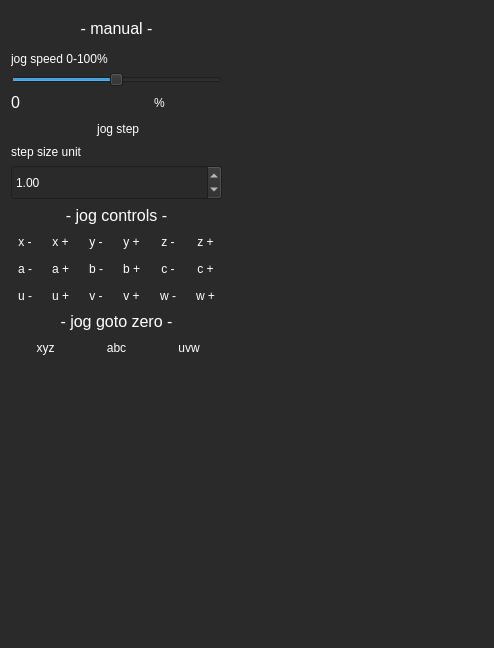
<?xml version="1.0" encoding="UTF-8"?>
<ui version="4.0">
 <class>form_jog</class>
 <widget class="QDialog" name="form_jog">
  <property name="geometry">
   <rect>
    <x>0</x>
    <y>0</y>
    <width>494</width>
    <height>648</height>
   </rect>
  </property>
  <property name="windowTitle">
   <string>Dialog</string>
  </property>
  <property name="styleSheet">
   <string notr="true">background-color: rgb(42, 42, 42);
color: rgb(255, 255, 255);</string>
  </property>
  <layout class="QGridLayout" name="gridLayout_2">
   <item row="0" column="0">
    <layout class="QGridLayout" name="gridLayout_jog_settings">
     <item row="3" column="0" colspan="2">
      <widget class="QLabel" name="label_jog_velocity_procent">
       <property name="font">
        <font>
         <pointsize>12</pointsize>
        </font>
       </property>
       <property name="text">
        <string>0</string>
       </property>
      </widget>
     </item>
     <item row="3" column="2">
      <widget class="QLabel" name="label_3">
       <property name="text">
        <string>%</string>
       </property>
      </widget>
     </item>
     <item row="4" column="0" colspan="3">
      <widget class="QToolButton" name="toolButton_jog_step">
       <property name="sizePolicy">
        <sizepolicy hsizetype="Preferred" vsizetype="Fixed">
         <horstretch>0</horstretch>
         <verstretch>0</verstretch>
        </sizepolicy>
       </property>
       <property name="text">
        <string> jog step</string>
       </property>
       <property name="icon">
        <iconset resource="icons.qrc">
         <normaloff>:/pictures/btn_25_25.png</normaloff>
         <normalon>:/pictures/btn_25_25_in_green.png</normalon>:/pictures/btn_25_25.png</iconset>
       </property>
       <property name="iconSize">
        <size>
         <width>35</width>
         <height>35</height>
        </size>
       </property>
       <property name="checkable">
        <bool>true</bool>
       </property>
       <property name="toolButtonStyle">
        <enum>Qt::ToolButtonTextBesideIcon</enum>
       </property>
       <property name="autoRaise">
        <bool>true</bool>
       </property>
      </widget>
     </item>
     <item row="5" column="0" colspan="3">
      <widget class="QLabel" name="label">
       <property name="text">
        <string>step size unit</string>
       </property>
      </widget>
     </item>
     <item row="6" column="0" colspan="3">
      <widget class="QDoubleSpinBox" name="doubleSpinBox_stepsize">
       <property name="minimumSize">
        <size>
         <width>0</width>
         <height>35</height>
        </size>
       </property>
       <property name="maximum">
        <double>10000.000000000000000</double>
       </property>
       <property name="singleStep">
        <double>0.100000000000000</double>
       </property>
       <property name="value">
        <double>1.000000000000000</double>
       </property>
      </widget>
     </item>
     <item row="1" column="0" colspan="3">
      <widget class="QLabel" name="label_2">
       <property name="text">
        <string>jog speed 0-100%</string>
       </property>
      </widget>
     </item>
     <item row="0" column="0" colspan="3">
      <widget class="QLabel" name="label_4">
       <property name="minimumSize">
        <size>
         <width>0</width>
         <height>35</height>
        </size>
       </property>
       <property name="font">
        <font>
         <pointsize>12</pointsize>
        </font>
       </property>
       <property name="text">
        <string>- manual -</string>
       </property>
       <property name="alignment">
        <set>Qt::AlignCenter</set>
       </property>
      </widget>
     </item>
     <item row="2" column="0" colspan="3">
      <widget class="QSlider" name="horizontalSlider_jog_velocity_procent">
       <property name="maximum">
        <number>100</number>
       </property>
       <property name="value">
        <number>50</number>
       </property>
       <property name="orientation">
        <enum>Qt::Horizontal</enum>
       </property>
      </widget>
     </item>
    </layout>
   </item>
   <item row="1" column="0">
    <layout class="QGridLayout" name="gridLayout_jog_buttons_xyz">
     <item row="2" column="1">
      <widget class="QToolButton" name="toolButton_jog_a_plus">
       <property name="sizePolicy">
        <sizepolicy hsizetype="Preferred" vsizetype="Fixed">
         <horstretch>0</horstretch>
         <verstretch>0</verstretch>
        </sizepolicy>
       </property>
       <property name="autoFillBackground">
        <bool>false</bool>
       </property>
       <property name="styleSheet">
        <string notr="true">color: rgb(255, 255, 255);</string>
       </property>
       <property name="text">
        <string>a +</string>
       </property>
       <property name="icon">
        <iconset resource="icons.qrc">
         <normaloff>:/pictures/btn_25_25.png</normaloff>
         <normalon>:/pictures/btn_25_25_in_green.png</normalon>:/pictures/btn_25_25.png</iconset>
       </property>
       <property name="iconSize">
        <size>
         <width>35</width>
         <height>35</height>
        </size>
       </property>
       <property name="checkable">
        <bool>false</bool>
       </property>
       <property name="toolButtonStyle">
        <enum>Qt::ToolButtonTextUnderIcon</enum>
       </property>
       <property name="autoRaise">
        <bool>true</bool>
       </property>
      </widget>
     </item>
     <item row="3" column="0">
      <widget class="QToolButton" name="toolButton_jog_u_min">
       <property name="sizePolicy">
        <sizepolicy hsizetype="Preferred" vsizetype="Fixed">
         <horstretch>0</horstretch>
         <verstretch>0</verstretch>
        </sizepolicy>
       </property>
       <property name="autoFillBackground">
        <bool>false</bool>
       </property>
       <property name="styleSheet">
        <string notr="true">color: rgb(255, 255, 255);</string>
       </property>
       <property name="text">
        <string>u -</string>
       </property>
       <property name="icon">
        <iconset resource="icons.qrc">
         <normaloff>:/pictures/btn_25_25.png</normaloff>
         <normalon>:/pictures/btn_25_25_in_green.png</normalon>:/pictures/btn_25_25.png</iconset>
       </property>
       <property name="iconSize">
        <size>
         <width>35</width>
         <height>35</height>
        </size>
       </property>
       <property name="checkable">
        <bool>false</bool>
       </property>
       <property name="toolButtonStyle">
        <enum>Qt::ToolButtonTextUnderIcon</enum>
       </property>
       <property name="autoRaise">
        <bool>true</bool>
       </property>
      </widget>
     </item>
     <item row="2" column="4">
      <widget class="QToolButton" name="toolButton_jog_c_min">
       <property name="sizePolicy">
        <sizepolicy hsizetype="Preferred" vsizetype="Fixed">
         <horstretch>0</horstretch>
         <verstretch>0</verstretch>
        </sizepolicy>
       </property>
       <property name="autoFillBackground">
        <bool>false</bool>
       </property>
       <property name="styleSheet">
        <string notr="true">color: rgb(255, 255, 255);</string>
       </property>
       <property name="text">
        <string>c -</string>
       </property>
       <property name="icon">
        <iconset resource="icons.qrc">
         <normaloff>:/pictures/btn_25_25.png</normaloff>
         <normalon>:/pictures/btn_25_25_in_green.png</normalon>:/pictures/btn_25_25.png</iconset>
       </property>
       <property name="iconSize">
        <size>
         <width>35</width>
         <height>35</height>
        </size>
       </property>
       <property name="checkable">
        <bool>false</bool>
       </property>
       <property name="toolButtonStyle">
        <enum>Qt::ToolButtonTextUnderIcon</enum>
       </property>
       <property name="autoRaise">
        <bool>true</bool>
       </property>
      </widget>
     </item>
     <item row="1" column="5">
      <widget class="QToolButton" name="toolButton_jog_z_plus">
       <property name="sizePolicy">
        <sizepolicy hsizetype="Preferred" vsizetype="Fixed">
         <horstretch>0</horstretch>
         <verstretch>0</verstretch>
        </sizepolicy>
       </property>
       <property name="autoFillBackground">
        <bool>false</bool>
       </property>
       <property name="styleSheet">
        <string notr="true">color: rgb(255, 255, 255);</string>
       </property>
       <property name="text">
        <string>z +</string>
       </property>
       <property name="icon">
        <iconset resource="icons.qrc">
         <normaloff>:/pictures/btn_25_25.png</normaloff>
         <normalon>:/pictures/btn_25_25_in_green.png</normalon>:/pictures/btn_25_25.png</iconset>
       </property>
       <property name="iconSize">
        <size>
         <width>35</width>
         <height>35</height>
        </size>
       </property>
       <property name="checkable">
        <bool>false</bool>
       </property>
       <property name="toolButtonStyle">
        <enum>Qt::ToolButtonTextUnderIcon</enum>
       </property>
       <property name="autoRaise">
        <bool>true</bool>
       </property>
      </widget>
     </item>
     <item row="3" column="2">
      <widget class="QToolButton" name="toolButton_jog_v_min">
       <property name="sizePolicy">
        <sizepolicy hsizetype="Preferred" vsizetype="Fixed">
         <horstretch>0</horstretch>
         <verstretch>0</verstretch>
        </sizepolicy>
       </property>
       <property name="autoFillBackground">
        <bool>false</bool>
       </property>
       <property name="styleSheet">
        <string notr="true">color: rgb(255, 255, 255);</string>
       </property>
       <property name="text">
        <string>v -</string>
       </property>
       <property name="icon">
        <iconset resource="icons.qrc">
         <normaloff>:/pictures/btn_25_25.png</normaloff>
         <normalon>:/pictures/btn_25_25_in_green.png</normalon>:/pictures/btn_25_25.png</iconset>
       </property>
       <property name="iconSize">
        <size>
         <width>35</width>
         <height>35</height>
        </size>
       </property>
       <property name="checkable">
        <bool>false</bool>
       </property>
       <property name="toolButtonStyle">
        <enum>Qt::ToolButtonTextUnderIcon</enum>
       </property>
       <property name="autoRaise">
        <bool>true</bool>
       </property>
      </widget>
     </item>
     <item row="2" column="2">
      <widget class="QToolButton" name="toolButton_jog_b_min">
       <property name="sizePolicy">
        <sizepolicy hsizetype="Preferred" vsizetype="Fixed">
         <horstretch>0</horstretch>
         <verstretch>0</verstretch>
        </sizepolicy>
       </property>
       <property name="autoFillBackground">
        <bool>false</bool>
       </property>
       <property name="styleSheet">
        <string notr="true">color: rgb(255, 255, 255);</string>
       </property>
       <property name="text">
        <string>b -</string>
       </property>
       <property name="icon">
        <iconset resource="icons.qrc">
         <normaloff>:/pictures/btn_25_25.png</normaloff>
         <normalon>:/pictures/btn_25_25_in_green.png</normalon>:/pictures/btn_25_25.png</iconset>
       </property>
       <property name="iconSize">
        <size>
         <width>35</width>
         <height>35</height>
        </size>
       </property>
       <property name="checkable">
        <bool>false</bool>
       </property>
       <property name="toolButtonStyle">
        <enum>Qt::ToolButtonTextUnderIcon</enum>
       </property>
       <property name="autoRaise">
        <bool>true</bool>
       </property>
      </widget>
     </item>
     <item row="1" column="0">
      <widget class="QToolButton" name="toolButton_jog_x_min">
       <property name="sizePolicy">
        <sizepolicy hsizetype="Preferred" vsizetype="Fixed">
         <horstretch>0</horstretch>
         <verstretch>0</verstretch>
        </sizepolicy>
       </property>
       <property name="minimumSize">
        <size>
         <width>0</width>
         <height>0</height>
        </size>
       </property>
       <property name="autoFillBackground">
        <bool>false</bool>
       </property>
       <property name="styleSheet">
        <string notr="true">color: rgb(255, 255, 255);</string>
       </property>
       <property name="text">
        <string>x -</string>
       </property>
       <property name="icon">
        <iconset resource="icons.qrc">
         <normaloff>:/pictures/btn_25_25.png</normaloff>
         <normalon>:/pictures/btn_25_25_in_green.png</normalon>:/pictures/btn_25_25.png</iconset>
       </property>
       <property name="iconSize">
        <size>
         <width>35</width>
         <height>35</height>
        </size>
       </property>
       <property name="checkable">
        <bool>false</bool>
       </property>
       <property name="autoRepeatDelay">
        <number>300</number>
       </property>
       <property name="autoRepeatInterval">
        <number>100</number>
       </property>
       <property name="toolButtonStyle">
        <enum>Qt::ToolButtonTextUnderIcon</enum>
       </property>
       <property name="autoRaise">
        <bool>true</bool>
       </property>
      </widget>
     </item>
     <item row="1" column="3">
      <widget class="QToolButton" name="toolButton_jog_y_plus">
       <property name="sizePolicy">
        <sizepolicy hsizetype="Preferred" vsizetype="Fixed">
         <horstretch>0</horstretch>
         <verstretch>0</verstretch>
        </sizepolicy>
       </property>
       <property name="autoFillBackground">
        <bool>false</bool>
       </property>
       <property name="styleSheet">
        <string notr="true">color: rgb(255, 255, 255);</string>
       </property>
       <property name="text">
        <string>y +</string>
       </property>
       <property name="icon">
        <iconset resource="icons.qrc">
         <normaloff>:/pictures/btn_25_25.png</normaloff>
         <normalon>:/pictures/btn_25_25_in_green.png</normalon>:/pictures/btn_25_25.png</iconset>
       </property>
       <property name="iconSize">
        <size>
         <width>35</width>
         <height>35</height>
        </size>
       </property>
       <property name="checkable">
        <bool>false</bool>
       </property>
       <property name="toolButtonStyle">
        <enum>Qt::ToolButtonTextUnderIcon</enum>
       </property>
       <property name="autoRaise">
        <bool>true</bool>
       </property>
      </widget>
     </item>
     <item row="1" column="1">
      <widget class="QToolButton" name="toolButton_jog_x_plus">
       <property name="sizePolicy">
        <sizepolicy hsizetype="Preferred" vsizetype="Fixed">
         <horstretch>0</horstretch>
         <verstretch>0</verstretch>
        </sizepolicy>
       </property>
       <property name="autoFillBackground">
        <bool>false</bool>
       </property>
       <property name="styleSheet">
        <string notr="true">color: rgb(255, 255, 255);</string>
       </property>
       <property name="text">
        <string>x +</string>
       </property>
       <property name="icon">
        <iconset resource="icons.qrc">
         <normaloff>:/pictures/btn_25_25.png</normaloff>
         <normalon>:/pictures/btn_25_25_in_green.png</normalon>:/pictures/btn_25_25.png</iconset>
       </property>
       <property name="iconSize">
        <size>
         <width>35</width>
         <height>35</height>
        </size>
       </property>
       <property name="checkable">
        <bool>false</bool>
       </property>
       <property name="autoRepeatDelay">
        <number>300</number>
       </property>
       <property name="autoRepeatInterval">
        <number>100</number>
       </property>
       <property name="toolButtonStyle">
        <enum>Qt::ToolButtonTextUnderIcon</enum>
       </property>
       <property name="autoRaise">
        <bool>true</bool>
       </property>
      </widget>
     </item>
     <item row="2" column="3">
      <widget class="QToolButton" name="toolButton_jog_b_plus">
       <property name="sizePolicy">
        <sizepolicy hsizetype="Preferred" vsizetype="Fixed">
         <horstretch>0</horstretch>
         <verstretch>0</verstretch>
        </sizepolicy>
       </property>
       <property name="autoFillBackground">
        <bool>false</bool>
       </property>
       <property name="styleSheet">
        <string notr="true">color: rgb(255, 255, 255);</string>
       </property>
       <property name="text">
        <string>b +</string>
       </property>
       <property name="icon">
        <iconset resource="icons.qrc">
         <normaloff>:/pictures/btn_25_25.png</normaloff>
         <normalon>:/pictures/btn_25_25_in_green.png</normalon>:/pictures/btn_25_25.png</iconset>
       </property>
       <property name="iconSize">
        <size>
         <width>35</width>
         <height>35</height>
        </size>
       </property>
       <property name="checkable">
        <bool>false</bool>
       </property>
       <property name="toolButtonStyle">
        <enum>Qt::ToolButtonTextUnderIcon</enum>
       </property>
       <property name="autoRaise">
        <bool>true</bool>
       </property>
      </widget>
     </item>
     <item row="3" column="3">
      <widget class="QToolButton" name="toolButton_jog_v_plus">
       <property name="sizePolicy">
        <sizepolicy hsizetype="Preferred" vsizetype="Fixed">
         <horstretch>0</horstretch>
         <verstretch>0</verstretch>
        </sizepolicy>
       </property>
       <property name="autoFillBackground">
        <bool>false</bool>
       </property>
       <property name="styleSheet">
        <string notr="true">color: rgb(255, 255, 255);</string>
       </property>
       <property name="text">
        <string>v +</string>
       </property>
       <property name="icon">
        <iconset resource="icons.qrc">
         <normaloff>:/pictures/btn_25_25.png</normaloff>
         <normalon>:/pictures/btn_25_25_in_green.png</normalon>:/pictures/btn_25_25.png</iconset>
       </property>
       <property name="iconSize">
        <size>
         <width>35</width>
         <height>35</height>
        </size>
       </property>
       <property name="checkable">
        <bool>false</bool>
       </property>
       <property name="toolButtonStyle">
        <enum>Qt::ToolButtonTextUnderIcon</enum>
       </property>
       <property name="autoRaise">
        <bool>true</bool>
       </property>
      </widget>
     </item>
     <item row="1" column="4">
      <widget class="QToolButton" name="toolButton_jog_z_min">
       <property name="sizePolicy">
        <sizepolicy hsizetype="Preferred" vsizetype="Fixed">
         <horstretch>0</horstretch>
         <verstretch>0</verstretch>
        </sizepolicy>
       </property>
       <property name="minimumSize">
        <size>
         <width>0</width>
         <height>0</height>
        </size>
       </property>
       <property name="autoFillBackground">
        <bool>false</bool>
       </property>
       <property name="styleSheet">
        <string notr="true">color: rgb(255, 255, 255);</string>
       </property>
       <property name="text">
        <string>z -</string>
       </property>
       <property name="icon">
        <iconset resource="icons.qrc">
         <normaloff>:/pictures/btn_25_25.png</normaloff>
         <normalon>:/pictures/btn_25_25_in_green.png</normalon>:/pictures/btn_25_25.png</iconset>
       </property>
       <property name="iconSize">
        <size>
         <width>35</width>
         <height>35</height>
        </size>
       </property>
       <property name="checkable">
        <bool>false</bool>
       </property>
       <property name="toolButtonStyle">
        <enum>Qt::ToolButtonTextUnderIcon</enum>
       </property>
       <property name="autoRaise">
        <bool>true</bool>
       </property>
      </widget>
     </item>
     <item row="3" column="5">
      <widget class="QToolButton" name="toolButton_jog_w_plus">
       <property name="sizePolicy">
        <sizepolicy hsizetype="Preferred" vsizetype="Fixed">
         <horstretch>0</horstretch>
         <verstretch>0</verstretch>
        </sizepolicy>
       </property>
       <property name="autoFillBackground">
        <bool>false</bool>
       </property>
       <property name="styleSheet">
        <string notr="true">color: rgb(255, 255, 255);</string>
       </property>
       <property name="text">
        <string>w +</string>
       </property>
       <property name="icon">
        <iconset resource="icons.qrc">
         <normaloff>:/pictures/btn_25_25.png</normaloff>
         <normalon>:/pictures/btn_25_25_in_green.png</normalon>:/pictures/btn_25_25.png</iconset>
       </property>
       <property name="iconSize">
        <size>
         <width>35</width>
         <height>35</height>
        </size>
       </property>
       <property name="checkable">
        <bool>false</bool>
       </property>
       <property name="toolButtonStyle">
        <enum>Qt::ToolButtonTextUnderIcon</enum>
       </property>
       <property name="autoRaise">
        <bool>true</bool>
       </property>
      </widget>
     </item>
     <item row="2" column="0">
      <widget class="QToolButton" name="toolButton_jog_a_min">
       <property name="sizePolicy">
        <sizepolicy hsizetype="Preferred" vsizetype="Fixed">
         <horstretch>0</horstretch>
         <verstretch>0</verstretch>
        </sizepolicy>
       </property>
       <property name="autoFillBackground">
        <bool>false</bool>
       </property>
       <property name="styleSheet">
        <string notr="true">color: rgb(255, 255, 255);</string>
       </property>
       <property name="text">
        <string>a -</string>
       </property>
       <property name="icon">
        <iconset resource="icons.qrc">
         <normaloff>:/pictures/btn_25_25.png</normaloff>
         <normalon>:/pictures/btn_25_25_in_green.png</normalon>:/pictures/btn_25_25.png</iconset>
       </property>
       <property name="iconSize">
        <size>
         <width>35</width>
         <height>35</height>
        </size>
       </property>
       <property name="checkable">
        <bool>false</bool>
       </property>
       <property name="toolButtonStyle">
        <enum>Qt::ToolButtonTextUnderIcon</enum>
       </property>
       <property name="autoRaise">
        <bool>true</bool>
       </property>
      </widget>
     </item>
     <item row="3" column="1">
      <widget class="QToolButton" name="toolButton_jog_u_plus">
       <property name="sizePolicy">
        <sizepolicy hsizetype="Preferred" vsizetype="Fixed">
         <horstretch>0</horstretch>
         <verstretch>0</verstretch>
        </sizepolicy>
       </property>
       <property name="autoFillBackground">
        <bool>false</bool>
       </property>
       <property name="styleSheet">
        <string notr="true">color: rgb(255, 255, 255);</string>
       </property>
       <property name="text">
        <string>u +</string>
       </property>
       <property name="icon">
        <iconset resource="icons.qrc">
         <normaloff>:/pictures/btn_25_25.png</normaloff>
         <normalon>:/pictures/btn_25_25_in_green.png</normalon>:/pictures/btn_25_25.png</iconset>
       </property>
       <property name="iconSize">
        <size>
         <width>35</width>
         <height>35</height>
        </size>
       </property>
       <property name="checkable">
        <bool>false</bool>
       </property>
       <property name="toolButtonStyle">
        <enum>Qt::ToolButtonTextUnderIcon</enum>
       </property>
       <property name="autoRaise">
        <bool>true</bool>
       </property>
      </widget>
     </item>
     <item row="3" column="4">
      <widget class="QToolButton" name="toolButton_jog_w_min">
       <property name="sizePolicy">
        <sizepolicy hsizetype="Preferred" vsizetype="Fixed">
         <horstretch>0</horstretch>
         <verstretch>0</verstretch>
        </sizepolicy>
       </property>
       <property name="autoFillBackground">
        <bool>false</bool>
       </property>
       <property name="styleSheet">
        <string notr="true">color: rgb(255, 255, 255);</string>
       </property>
       <property name="text">
        <string>w -</string>
       </property>
       <property name="icon">
        <iconset resource="icons.qrc">
         <normaloff>:/pictures/btn_25_25.png</normaloff>
         <normalon>:/pictures/btn_25_25_in_green.png</normalon>:/pictures/btn_25_25.png</iconset>
       </property>
       <property name="iconSize">
        <size>
         <width>35</width>
         <height>35</height>
        </size>
       </property>
       <property name="checkable">
        <bool>false</bool>
       </property>
       <property name="toolButtonStyle">
        <enum>Qt::ToolButtonTextUnderIcon</enum>
       </property>
       <property name="autoRaise">
        <bool>true</bool>
       </property>
      </widget>
     </item>
     <item row="2" column="5">
      <widget class="QToolButton" name="toolButton_jog_c_plus">
       <property name="sizePolicy">
        <sizepolicy hsizetype="Preferred" vsizetype="Fixed">
         <horstretch>0</horstretch>
         <verstretch>0</verstretch>
        </sizepolicy>
       </property>
       <property name="autoFillBackground">
        <bool>false</bool>
       </property>
       <property name="styleSheet">
        <string notr="true">color: rgb(255, 255, 255);</string>
       </property>
       <property name="text">
        <string>c +</string>
       </property>
       <property name="icon">
        <iconset resource="icons.qrc">
         <normaloff>:/pictures/btn_25_25.png</normaloff>
         <normalon>:/pictures/btn_25_25_in_green.png</normalon>:/pictures/btn_25_25.png</iconset>
       </property>
       <property name="iconSize">
        <size>
         <width>35</width>
         <height>35</height>
        </size>
       </property>
       <property name="checkable">
        <bool>false</bool>
       </property>
       <property name="toolButtonStyle">
        <enum>Qt::ToolButtonTextUnderIcon</enum>
       </property>
       <property name="autoRaise">
        <bool>true</bool>
       </property>
      </widget>
     </item>
     <item row="1" column="2">
      <widget class="QToolButton" name="toolButton_jog_y_min">
       <property name="sizePolicy">
        <sizepolicy hsizetype="Preferred" vsizetype="Fixed">
         <horstretch>0</horstretch>
         <verstretch>0</verstretch>
        </sizepolicy>
       </property>
       <property name="minimumSize">
        <size>
         <width>0</width>
         <height>0</height>
        </size>
       </property>
       <property name="autoFillBackground">
        <bool>false</bool>
       </property>
       <property name="styleSheet">
        <string notr="true">color: rgb(255, 255, 255);</string>
       </property>
       <property name="text">
        <string>y -</string>
       </property>
       <property name="icon">
        <iconset resource="icons.qrc">
         <normaloff>:/pictures/btn_25_25.png</normaloff>
         <normalon>:/pictures/btn_25_25_in_green.png</normalon>:/pictures/btn_25_25.png</iconset>
       </property>
       <property name="iconSize">
        <size>
         <width>35</width>
         <height>35</height>
        </size>
       </property>
       <property name="checkable">
        <bool>false</bool>
       </property>
       <property name="toolButtonStyle">
        <enum>Qt::ToolButtonTextUnderIcon</enum>
       </property>
       <property name="autoRaise">
        <bool>true</bool>
       </property>
      </widget>
     </item>
     <item row="0" column="0" colspan="6">
      <widget class="QLabel" name="label_5">
       <property name="font">
        <font>
         <pointsize>12</pointsize>
        </font>
       </property>
       <property name="text">
        <string>- jog controls -</string>
       </property>
       <property name="alignment">
        <set>Qt::AlignCenter</set>
       </property>
      </widget>
     </item>
    </layout>
   </item>
   <item row="1" column="1">
    <spacer name="horizontalSpacer">
     <property name="orientation">
      <enum>Qt::Horizontal</enum>
     </property>
     <property name="sizeHint" stdset="0">
      <size>
       <width>40</width>
       <height>20</height>
      </size>
     </property>
    </spacer>
   </item>
   <item row="2" column="0">
    <layout class="QGridLayout" name="gridLayout">
     <item row="0" column="0" colspan="3">
      <widget class="QLabel" name="label_6">
       <property name="font">
        <font>
         <pointsize>12</pointsize>
        </font>
       </property>
       <property name="text">
        <string>- jog goto zero -</string>
       </property>
       <property name="alignment">
        <set>Qt::AlignCenter</set>
       </property>
      </widget>
     </item>
     <item row="1" column="0">
      <widget class="QToolButton" name="toolButton_jog_goto_zero_xyz">
       <property name="sizePolicy">
        <sizepolicy hsizetype="Preferred" vsizetype="Fixed">
         <horstretch>0</horstretch>
         <verstretch>0</verstretch>
        </sizepolicy>
       </property>
       <property name="autoFillBackground">
        <bool>false</bool>
       </property>
       <property name="styleSheet">
        <string notr="true">color: rgb(255, 255, 255);</string>
       </property>
       <property name="text">
        <string> xyz</string>
       </property>
       <property name="icon">
        <iconset resource="icons.qrc">
         <normaloff>:/pictures/btn_25_25.png</normaloff>
         <normalon>:/pictures/btn_25_25_in_green.png</normalon>:/pictures/btn_25_25.png</iconset>
       </property>
       <property name="iconSize">
        <size>
         <width>35</width>
         <height>35</height>
        </size>
       </property>
       <property name="checkable">
        <bool>false</bool>
       </property>
       <property name="autoRepeatDelay">
        <number>0</number>
       </property>
       <property name="autoRepeatInterval">
        <number>0</number>
       </property>
       <property name="toolButtonStyle">
        <enum>Qt::ToolButtonTextUnderIcon</enum>
       </property>
       <property name="autoRaise">
        <bool>true</bool>
       </property>
      </widget>
     </item>
     <item row="1" column="1">
      <widget class="QToolButton" name="toolButton_jog_goto_zero_abc">
       <property name="sizePolicy">
        <sizepolicy hsizetype="Preferred" vsizetype="Fixed">
         <horstretch>0</horstretch>
         <verstretch>0</verstretch>
        </sizepolicy>
       </property>
       <property name="autoFillBackground">
        <bool>false</bool>
       </property>
       <property name="styleSheet">
        <string notr="true">color: rgb(255, 255, 255);</string>
       </property>
       <property name="text">
        <string>abc</string>
       </property>
       <property name="icon">
        <iconset resource="icons.qrc">
         <normaloff>:/pictures/btn_25_25.png</normaloff>
         <normalon>:/pictures/btn_25_25_in_green.png</normalon>:/pictures/btn_25_25.png</iconset>
       </property>
       <property name="iconSize">
        <size>
         <width>35</width>
         <height>35</height>
        </size>
       </property>
       <property name="checkable">
        <bool>false</bool>
       </property>
       <property name="autoRepeatDelay">
        <number>0</number>
       </property>
       <property name="autoRepeatInterval">
        <number>0</number>
       </property>
       <property name="toolButtonStyle">
        <enum>Qt::ToolButtonTextUnderIcon</enum>
       </property>
       <property name="autoRaise">
        <bool>true</bool>
       </property>
      </widget>
     </item>
     <item row="1" column="2">
      <widget class="QToolButton" name="toolButton_jog_goto_zero_uvw">
       <property name="sizePolicy">
        <sizepolicy hsizetype="Preferred" vsizetype="Fixed">
         <horstretch>0</horstretch>
         <verstretch>0</verstretch>
        </sizepolicy>
       </property>
       <property name="autoFillBackground">
        <bool>false</bool>
       </property>
       <property name="styleSheet">
        <string notr="true">color: rgb(255, 255, 255);</string>
       </property>
       <property name="text">
        <string>uvw</string>
       </property>
       <property name="icon">
        <iconset resource="icons.qrc">
         <normaloff>:/pictures/btn_25_25.png</normaloff>
         <normalon>:/pictures/btn_25_25_in_green.png</normalon>:/pictures/btn_25_25.png</iconset>
       </property>
       <property name="iconSize">
        <size>
         <width>35</width>
         <height>35</height>
        </size>
       </property>
       <property name="checkable">
        <bool>false</bool>
       </property>
       <property name="autoRepeatDelay">
        <number>0</number>
       </property>
       <property name="autoRepeatInterval">
        <number>0</number>
       </property>
       <property name="toolButtonStyle">
        <enum>Qt::ToolButtonTextUnderIcon</enum>
       </property>
       <property name="autoRaise">
        <bool>true</bool>
       </property>
      </widget>
     </item>
    </layout>
   </item>
   <item row="3" column="0">
    <spacer name="verticalSpacer">
     <property name="orientation">
      <enum>Qt::Vertical</enum>
     </property>
     <property name="sizeHint" stdset="0">
      <size>
       <width>20</width>
       <height>40</height>
      </size>
     </property>
    </spacer>
   </item>
  </layout>
 </widget>
 <resources>
  <include location="icons.qrc"/>
 </resources>
 <connections/>
</ui>
